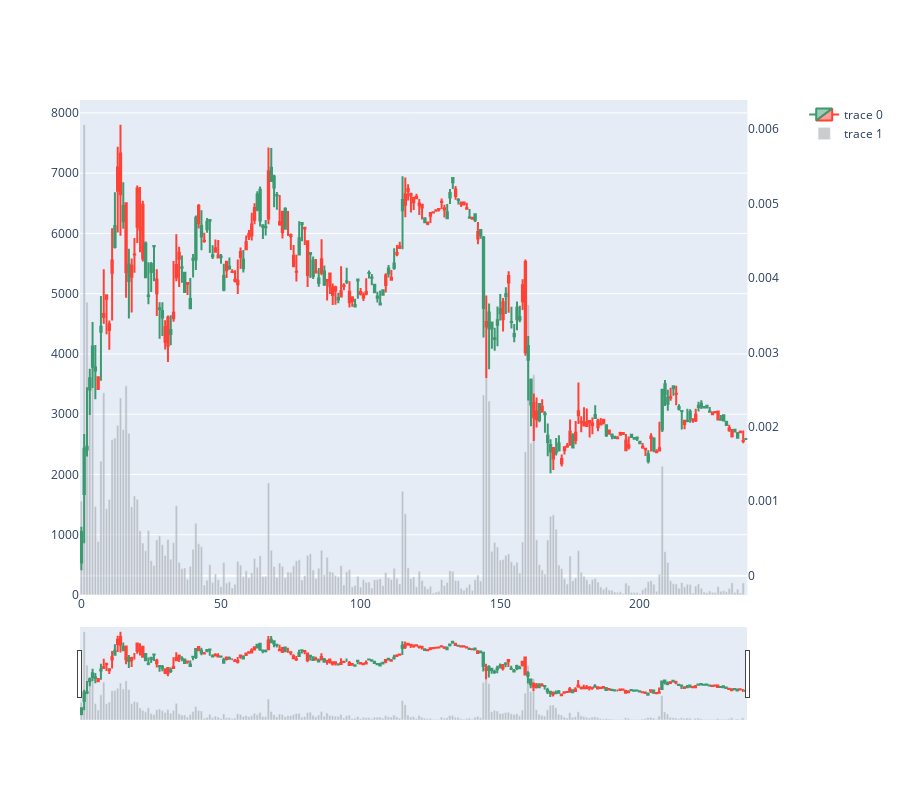

This figure's notebook cell:
### Markdown cell above
##### Plot the OHLCV sticks for the eth address

### Code cell
# Plot the OHLCV sticks using Dataframe results from DakkoAI
temp_df = dakko_client.get_query_results(dakko_sql).dataframe

# let's draw the OHLCV analysis
fig = make_subplots(specs=[[{"secondary_y": True}]])

fig.add_trace(
    go.Candlestick(
        x=temp_df.index,  # date values
        open=temp_df["open"],
        high=temp_df["high"],
        low=temp_df["low"],
        close=temp_df["close"],
    ),
    secondary_y=True,
)

fig.add_trace(
    go.Bar(
        x=temp_df.index,
        y=temp_df["volume"],
        marker={
            "color": "rgba(128,128,128,0.4)",
        },
    ),
    secondary_y=False,
)
fig.layout.yaxis2.showgrid = False

# change figsize
fig.update_layout(
    # autosize=False,
    # width=1000,
    height=800,
)

fig.show()

### Figure 1 — Plotly figure (JSON) as saved in the notebook; plotly's stock layout.template omitted (floating-point values rounded to 4 significant figures; data arrays with more than 128 entries replaced by an {"elided": "..."} marker saying what was removed)
{"data": [{"close": {"elided": "239 float values"}, "high": {"elided": "239 float values"}, "low": {"elided": "239 float values"}, "open": {"elided": "239 float values"}, "type": "candlestick", "x": {"elided": "239 int values"}, "xaxis": "x", "yaxis": "y2"}, {"marker": {"color": "rgba(128,128,128,0.4)"}, "type": "bar", "x": {"elided": "239 int values"}, "xaxis": "x", "y": {"elided": "239 float values"}, "yaxis": "y"}], "layout": {"height": 800, "xaxis": {"anchor": "y", "domain": [0, 0.94]}, "yaxis": {"anchor": "x", "domain": [0, 1]}, "yaxis2": {"anchor": "x", "overlaying": "y", "showgrid": false, "side": "right"}}}
